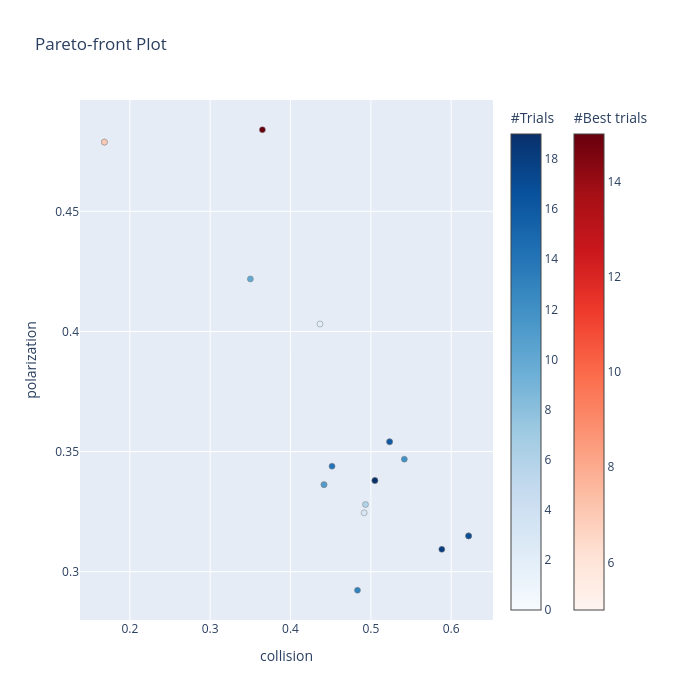

Notebook code cell kept with this figure:
### Code cell
from optuna.visualization import plot_pareto_front

fig = plot_pareto_front(study, target_names=["collision", "polarization"])

fig.update_layout(
    width=700,
    height=700,
    # yaxis=dict(
    #     scaleanchor="x",   # locks y-axis scale to x-axis scale
    #     scaleratio=1,      # 1:1 ratio
    # ),
)

fig.show()
# fig.write_image("pareto_front.png")

### Figure 1 — Plotly figure (JSON) as saved in the notebook; plotly's stock layout.template omitted (floating-point values rounded to 4 significant figures)
{"data": [{"hovertemplate": "%{text}<extra>Trial</extra>", "marker": {"color": [0, 1, 2, 3, 4, 6, 8, 9, 10, 11, 12, 13, 14, 16, 17, 18, 19], "colorbar": {"title": {"text": "#Trials"}}, "colorscale": [[0, "rgb(247,251,255)"], [0.125, "rgb(222,235,247)"], [0.25, "rgb(198,219,239)"], [0.375, "rgb(158,202,225)"], [0.5, "rgb(107,174,214)"], [0.625, "rgb(66,146,198)"], [0.75, "rgb(33,113,181)"], [0.875, "rgb(8,81,156)"], [1, "rgb(8,48,107)"]], "line": {"color": "Grey", "width": 0.5}}, "mode": "markers", "showlegend": false, "text": ["{<br>  \"number\": 0,<br>  \"values\": [<br>    0.6216666666666667,<br>    0.3149110674858093<br>  ],<br>  \"params\": {<br>    \"bat.ANGLE_RANGE_FOR_ATTRACTION\": 150,<br>    \"bat.SUSTAIN_SOUNDS\": 1<br>  }<br>}", "{<br>  \"number\": 1,<br>  \"values\": [<br>    0.4416666666666667,<br>    0.33624133467674255<br>  ],<br>  \"params\": {<br>    \"bat.ANGLE_RANGE_FOR_ATTRACTION\": 90,<br>    \"bat.SUSTAIN_SOUNDS\": 5<br>  }<br>}", "{<br>  \"number\": 2,<br>  \"values\": [<br>    0.43666666666666665,<br>    0.4030912220478058<br>  ],<br>  \"params\": {<br>    \"bat.ANGLE_RANGE_FOR_ATTRACTION\": 60,<br>    \"bat.SUSTAIN_SOUNDS\": 3<br>  }<br>}", "{<br>  \"number\": 3,<br>  \"values\": [<br>    0.4916666666666667,<br>    0.3244974613189697<br>  ],<br>  \"params\": {<br>    \"bat.ANGLE_RANGE_FOR_ATTRACTION\": 90,<br>    \"bat.SUSTAIN_SOUNDS\": 7<br>  }<br>}", "{<br>  \"number\": 4,<br>  \"values\": [<br>    0.5233333333333333,<br>    0.35410305857658386<br>  ],<br>  \"params\": {<br>    \"bat.ANGLE_RANGE_FOR_ATTRACTION\": 150,<br>    \"bat.SUSTAIN_SOUNDS\": 3<br>  }<br>}", "{<br>  \"number\": 6,<br>  \"values\": [<br>    0.49333333333333335,<br>    0.3279906213283539<br>  ],<br>  \"params\": {<br>    \"bat.ANGLE_RANGE_FOR_ATTRACTION\": 180,<br>    \"bat.SUSTAIN_SOUNDS\": 3<br>  }<br>}", "{<br>  \"number\": 8,<br>  \"values\": [<br>    0.6216666666666667,<br>    0.3149110674858093<br>  ],<br>  \"params\": {<br>    \"bat.ANGLE_RANGE_FOR_ATTRACTION\": 150,<br>    \"bat.SUSTAIN_SOUNDS\": 1<br>  }<br>}", "{<br>  \"number\": 9,<br>  \"values\": [<br>    0.505,<br>    0.33795031905174255<br>  ],<br>  \"params\": {<br>    \"bat.ANGLE_RANGE_FOR_ATTRACTION\": 180,<br>    \"bat.SUSTAIN_SOUNDS\": 7<br>  }<br>}", "{<br>  \"number\": 10,<br>  \"values\": [<br>    0.35,<br>    0.42188307642936707<br>  ],<br>  \"params\": {<br>    \"bat.ANGLE_RANGE_FOR_ATTRACTION\": 60,<br>    \"bat.SUSTAIN_SOUNDS\": 7<br>  }<br>}", "{<br>  \"number\": 11,<br>  \"values\": [<br>    0.4416666666666667,<br>    0.33624133467674255<br>  ],<br>  \"params\": {<br>    \"bat.ANGLE_RANGE_FOR_ATTRACTION\": 90,<br>    \"bat.SUSTAIN_SOUNDS\": 5<br>  }<br>}", "{<br>  \"number\": 12,<br>  \"values\": [<br>    0.5416666666666667,<br>    0.3468603193759918<br>  ],<br>  \"params\": {<br>    \"bat.ANGLE_RANGE_FOR_ATTRACTION\": 120,<br>    \"bat.SUSTAIN_SOUNDS\": 1<br>  }<br>}", "{<br>  \"number\": 13,<br>  \"values\": [<br>    0.4833333333333333,<br>    0.29227936267852783<br>  ],<br>  \"params\": {<br>    \"bat.ANGLE_RANGE_FOR_ATTRACTION\": 180,<br>    \"bat.SUSTAIN_SOUNDS\": 5<br>  }<br>}", "{<br>  \"number\": 14,<br>  \"values\": [<br>    0.45166666666666666,<br>    0.34392911195755005<br>  ],<br>  \"params\": {<br>    \"bat.ANGLE_RANGE_FOR_ATTRACTION\": 180,<br>    \"bat.SUSTAIN_SOUNDS\": 9<br>  }<br>}", "{<br>  \"number\": 16,<br>  \"values\": [<br>    0.5233333333333333,<br>    0.35410305857658386<br>  ],<br>  \"params\": {<br>    \"bat.ANGLE_RANGE_FOR_ATTRACTION\": 150,<br>    \"bat.SUSTAIN_SOUNDS\": 3<br>  }<br>}", "{<br>  \"number\": 17,<br>  \"values\": [<br>    0.6216666666666667,<br>    0.3149110674858093<br>  ],<br>  \"params\": {<br>    \"bat.ANGLE_RANGE_FOR_ATTRACTION\": 150,<br>    \"bat.SUSTAIN_SOUNDS\": 1<br>  }<br>}", "{<br>  \"number\": 18,<br>  \"values\": [<br>    0.5883333333333334,<br>    0.3092958331108093<br>  ],<br>  \"params\": {<br>    \"bat.ANGLE_RANGE_FOR_ATTRACTION\": 120,<br>    \"bat.SUSTAIN_SOUNDS\": 3<br>  }<br>}", "{<br>  \"number\": 19,<br>  \"values\": [<br>    0.505,<br>    0.33795031905174255<br>  ],<br>  \"params\": {<br>    \"bat.ANGLE_RANGE_FOR_ATTRACTION\": 180,<br>    \"bat.SUSTAIN_SOUNDS\": 7<br>  }<br>}"], "type": "scatter", "x": [0.6217, 0.4417, 0.4367, 0.4917, 0.5233, 0.4933, 0.6217, 0.505, 0.35, 0.4417, 0.5417, 0.4833, 0.4517, 0.5233, 0.6217, 0.5883, 0.505], "y": [0.3149, 0.3362, 0.4031, 0.3245, 0.3541, 0.328, 0.3149, 0.338, 0.4219, 0.3362, 0.3469, 0.2923, 0.3439, 0.3541, 0.3149, 0.3093, 0.338]}, {"hovertemplate": "%{text}<extra>Best Trial</extra>", "marker": {"color": [5, 7, 15], "colorbar": {"title": {"text": "#Best trials"}, "x": 1.1, "xpad": 40}, "colorscale": [[0, "rgb(255,245,240)"], [0.125, "rgb(254,224,210)"], [0.25, "rgb(252,187,161)"], [0.375, "rgb(252,146,114)"], [0.5, "rgb(251,106,74)"], [0.625, "rgb(239,59,44)"], [0.75, "rgb(203,24,29)"], [0.875, "rgb(165,15,21)"], [1, "rgb(103,0,13)"]], "line": {"color": "Grey", "width": 0.5}}, "mode": "markers", "showlegend": false, "text": ["{<br>  \"number\": 5,<br>  \"values\": [<br>    0.16833333333333333,<br>    0.47882726788520813<br>  ],<br>  \"params\": {<br>    \"bat.ANGLE_RANGE_FOR_ATTRACTION\": 30,<br>    \"bat.SUSTAIN_SOUNDS\": 5<br>  }<br>}", "{<br>  \"number\": 7,<br>  \"values\": [<br>    0.16833333333333333,<br>    0.47882726788520813<br>  ],<br>  \"params\": {<br>    \"bat.ANGLE_RANGE_FOR_ATTRACTION\": 30,<br>    \"bat.SUSTAIN_SOUNDS\": 5<br>  }<br>}", "{<br>  \"number\": 15,<br>  \"values\": [<br>    0.365,<br>    0.4839763045310974<br>  ],<br>  \"params\": {<br>    \"bat.ANGLE_RANGE_FOR_ATTRACTION\": 30,<br>    \"bat.SUSTAIN_SOUNDS\": 3<br>  }<br>}"], "type": "scatter", "x": [0.1683, 0.1683, 0.365], "y": [0.4788, 0.4788, 0.484]}], "layout": {"height": 700, "title": {"text": "Pareto-front Plot"}, "width": 700, "xaxis": {"title": {"text": "collision"}}, "yaxis": {"title": {"text": "polarization"}}}}
